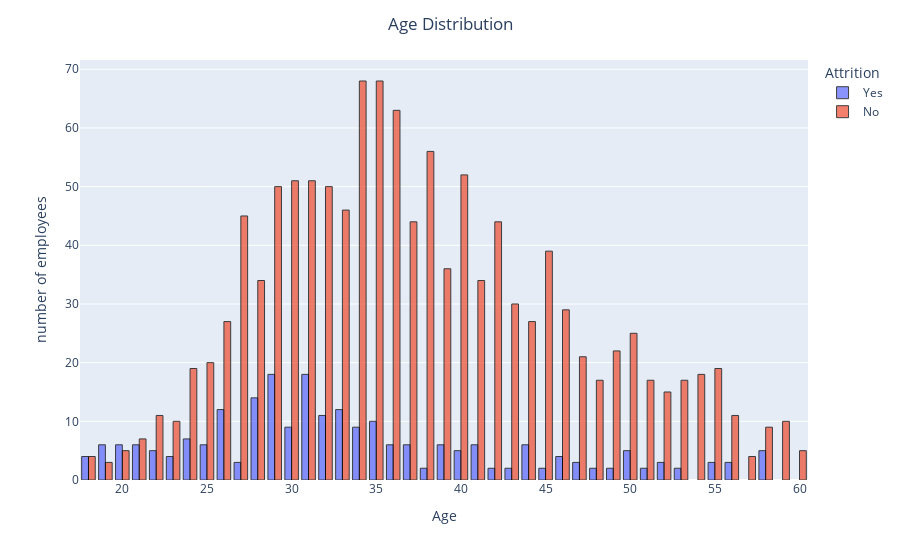

Here is the notebook cell this chart was saved with:
### Markdown cell above
## histogram: `number of employees` in `Age` range group by `Attrition` color
### Age
The age of the employee. **Numerical**

### Code cell
fig = px.histogram(data, x="Age", color=target_column_name, barmode="group", )
fig.update_layout(title="Age Distribution", xaxis_title="Age", yaxis_title="number of employees", title_x=0.5)
fig.update_traces(opacity=0.75)
fig.update_traces(marker_line_width=1.5, marker_line_color="black")
fig.update_traces(marker=dict(line=dict(width=1, color='black')))
fig.show()

### Figure 1 — Plotly figure (JSON) as saved in the notebook; plotly's stock layout.template omitted (floating-point values rounded to 4 significant figures; data arrays with more than 128 entries replaced by an {"elided": "..."} marker saying what was removed)
{"data": [{"alignmentgroup": "True", "bingroup": "x", "hovertemplate": "Attrition=Yes<br>Age=%{x}<br>count=%{y}<extra></extra>", "legendgroup": "Yes", "marker": {"color": "#636efa", "line": {"color": "black", "width": 1}, "pattern": {"shape": ""}}, "name": "Yes", "offsetgroup": "Yes", "opacity": 0.75, "orientation": "v", "showlegend": true, "type": "histogram", "x": {"elided": "237 int values"}, "xaxis": "x", "yaxis": "y"}, {"alignmentgroup": "True", "bingroup": "x", "hovertemplate": "Attrition=No<br>Age=%{x}<br>count=%{y}<extra></extra>", "legendgroup": "No", "marker": {"color": "#EF553B", "line": {"color": "black", "width": 1}, "pattern": {"shape": ""}}, "name": "No", "offsetgroup": "No", "opacity": 0.75, "orientation": "v", "showlegend": true, "type": "histogram", "x": {"elided": "1233 int values"}, "xaxis": "x", "yaxis": "y"}], "layout": {"barmode": "group", "legend": {"title": {"text": "Attrition"}, "tracegroupgap": 0}, "margin": {"t": 60}, "title": {"text": "Age Distribution", "x": 0.5}, "xaxis": {"anchor": "y", "domain": [0, 1], "title": {"text": "Age"}}, "yaxis": {"anchor": "x", "domain": [0, 1], "title": {"text": "number of employees"}}}}
